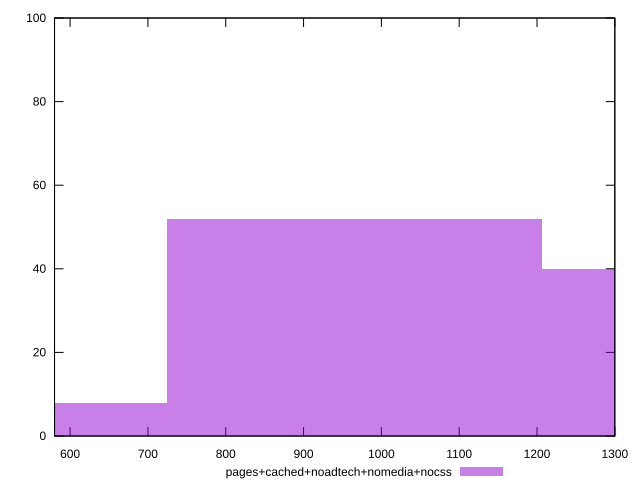

This chart was generated by the following gnuplot code:
reset

$pagesCachedNoadtechNomediaNocss <<EOF
965.6335330136131 52
1448.4502995204198 40
482.8167665068066 8
EOF

set key outside below
set boxwidth 482.8167665068066
set xrange [580:1300]
set yrange [0:100]
set trange [0:100]
set style fill transparent solid 0.5 noborder
set terminal svg size 640, 490 enhanced background rgb 'white'
set output "report_00021_2021-02-20T09:16:39.615Z/uses-http2/comparison/histogram/4_vs_5.svg"

plot $pagesCachedNoadtechNomediaNocss title "pages+cached+noadtech+nomedia+nocss" with boxes

reset
